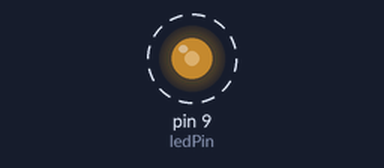
Simulated run of this sketch. Board: Arduino Uno, built with avr-gcc and run on an emulated ATmega328P. Parts: output pins drawn as LEDs (lit = HIGH). Dashed ring = blinking.

Above: at 0.05 s.
Timing chart, 0 to 3.0 s (numbered marks = the images above):
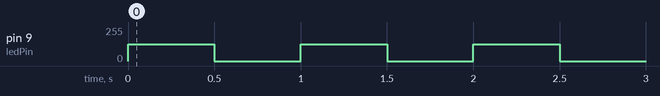

The sketch:

led.ino
```cpp
int ledPin = 9;
void setup() {
  // put your setup code here, to run once:
pinMode(ledPin, OUTPUT);
}

void loop() {
  // put your main code here, to run repeatedly:
analogWrite(ledPin,127);
delay(500);
digitalWrite(ledPin, 0);
delay(500);
}
```

Measured:
- by itself, pin 9 (ledPin): alternates 127/255 for 0.50 s and 0/255 for 0.50 s
